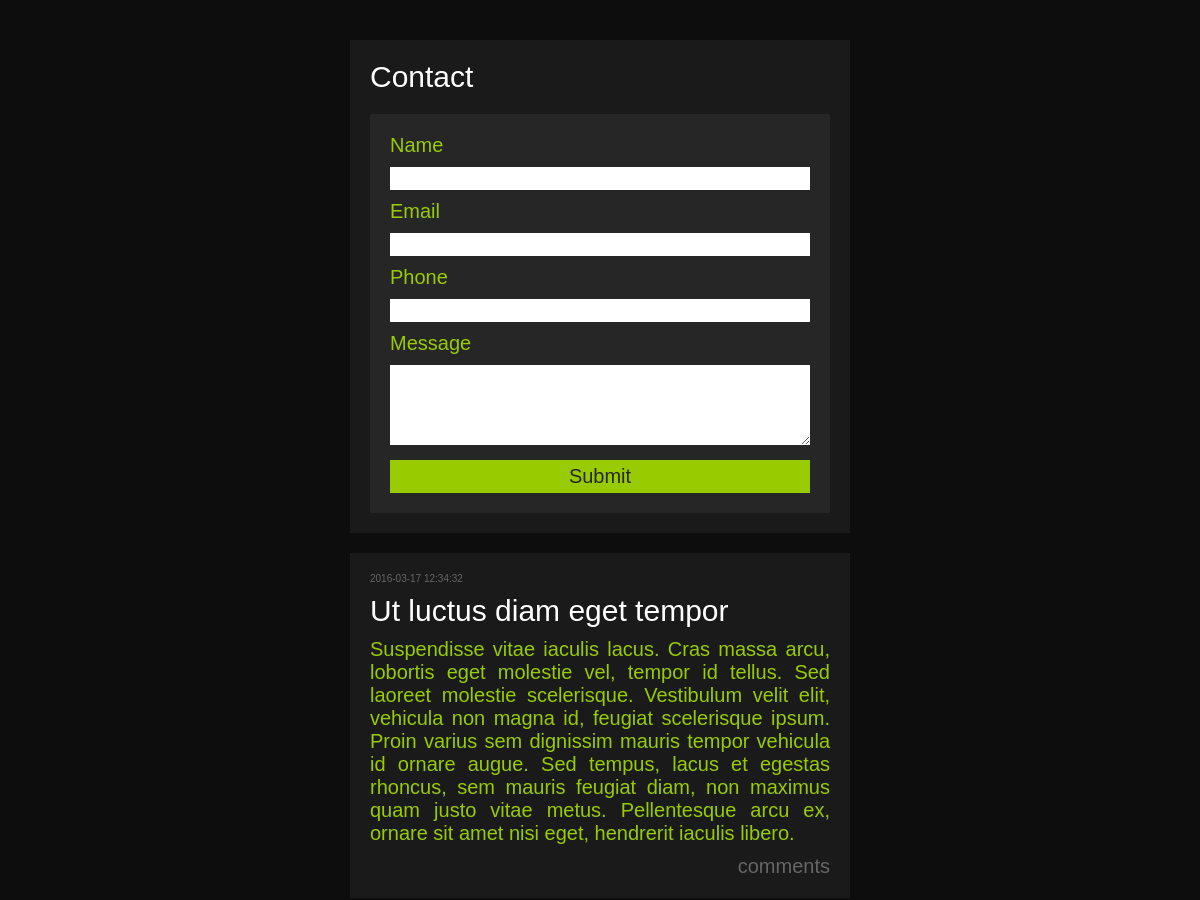
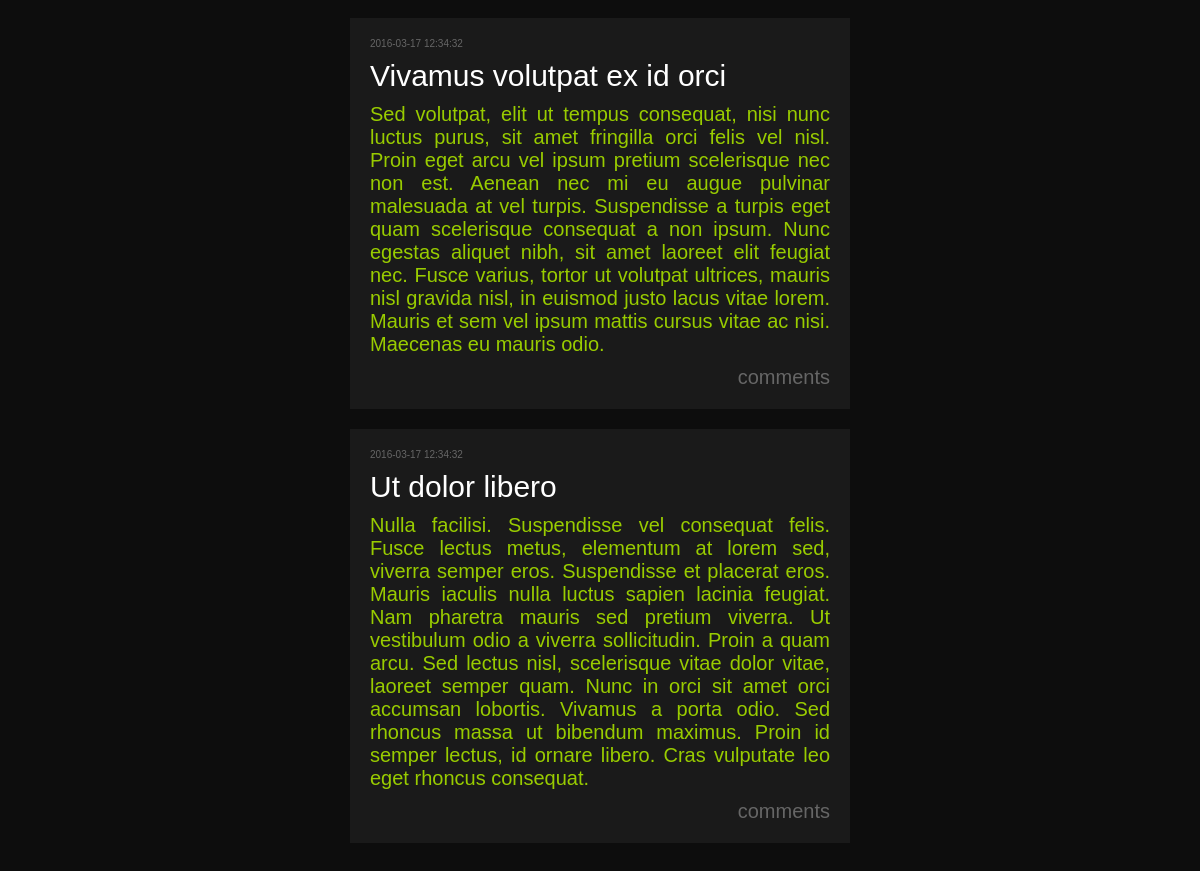
The page / on the database its author committed (2 pictures, top to bottom).
### tables this page shows
CREATE TABLE posts (
	post_id INT NOT NULL AUTO_INCREMENT,
	post_title VARCHAR(30),
	post_content MEDIUMTEXT NOT NULL,
	post_time DATETIME NOT NULL,
	PRIMARY KEY (post_id)
);

### index.php (the view, shortened to what this page needs)
<?php
	require_once('header.php');
?>
	<div class="post">
		<h2 class="post">Contact</h2>
		<div class="submit">
			<form action="contact.php" method="post">
				<label for="name">Name</label>
				<input name="name" type="text" />
				<label for="email">Email</label>
				<input name="email" type="text" />
				<label for="phone">Phone</label>
				<input name="phone" type="text" />
				<label for="message">Message</label>
				<textarea name="message"></textarea>
				<input name="submit" type="submit" value="Submit" />
			</form>
		</div>
	</div>
<?php
	require('connect.php');
	$query =
		"SELECT * FROM posts " .
		"ORDER BY post_id DESC;";
	$result = $db->query($query);
	$num_rows = $result->num_rows;
	for ($i = 0; $i < $num_rows; $i++):
		$row = $result->fetch_array();
		echo '<div class="post">';
			echo '<div class="post-header">' . $row['post_time'] . '</div>';
			echo '<h2 class="post">' . $row['post_title'] . '</h2>';
			echo '<p class="post">' . $row['post_content'] . '</p>';
			echo '<div class="post-footer"><a href="comments.php?post_id=' . $row['post_id'] .
			     '">comments</a></div>';
		echo '</div>';
	endfor;
	require_once('footer.php');
?>

### css/style.css (style rules this page uses)
body { background-color: #0d0d0d; color: #99cc00; font-family: Helvetica, Arial, sans-serif; font-size: 125%; margin-bottom: 2em; margin-left: auto; margin-right: auto; margin-top: 2em; word-wrap: break-word; }
div.post-header { color: #666666; font-size: 50%; margin-bottom: 1em; margin-left: 0em; margin-right: 0em; margin-top: 0em; }
div.post { background-color: #1a1a1a; margin-bottom: 1em; padding: 1em; text-align: justify; word-wrap: break-word; }
h2.post { color: #ffffff; font-weight: normal; margin: 0em; }
p.post { margin-bottom: 0em; margin-left: 0em; margin-right: 0em; margin-top: .5em; }
div.post-footer { margin-bottom: 0em; margin-left: 0em; margin-right: 0em; margin-top: .5em; text-align: right; }
div.submit { background-color: #262626; margin-bottom: 0em; margin-left: auto; margin-right: auto; margin-top: 1em; padding: 1em; }
label { display: block; }
input[type="text"] { border: 0em; font-family: Helvetica, Arial, sans-serif; font-size: 100%; margin-bottom: .5em; margin-left: 0em; margin-right: 0em; margin-top: .5em; padding: 0em; width: 100%; }
textarea { border: 0em; font-family: Helvetica, Arial, sans-serif; font-size: 100%; margin-bottom: .5em; margin-left: 0em; margin-right: 0em; margin-top: .5em; max-width: 100%; max-height: 8em; min-width: 100%; min-height: 4em; padding: 0em; }
input[type="submit"] { background-color: #99cc00; border: 0em; color: #262626; font-family: Helvetica, Arial, sans-serif; font-size: 100%; display: block; margin: 0em; padding-bottom: .25em; padding-left: 0em; padding-right: 0em; padding-top: .25em; text-align: center; width: 100%; }
a { text-decoration: none; }
a:link, a:visited { color: #666666; }

### rows shown on the page
posts: post_time "2016-03-17 12:34:32", post_title "Ut luctus diam eget tempor", post_content "Suspendisse vitae iaculis lacus. Cras massa arcu, lobortis eget molestie vel, tempor id tellus. Sed laoreet molestie scelerisque. Vestibulum velit elit, vehicula non magna id, feugiat scelerisque ipsum. Proin varius sem dignissim mauris tempor vehicula id ornare augue. Sed tempus, lacus et egestas rhoncus, sem mauris feugiat diam, non maximus quam justo vitae metus. Pellentesque arcu ex, ornare sit amet nisi eget, hendrerit iaculis libero."
posts: post_time "2016-03-17 12:34:32", post_title "Vivamus volutpat ex id orci", post_content "Sed volutpat, elit ut tempus consequat, nisi nunc luctus purus, sit amet fringilla orci felis vel nisl. Proin eget arcu vel ipsum pretium scelerisque nec non est. Aenean nec mi eu augue pulvinar malesuada at vel turpis. Suspendisse a turpis eget quam scelerisque consequat a non ipsum. Nunc egestas aliquet nibh, sit amet laoreet elit feugiat nec. Fusce varius, tortor ut volutpat ultrices, mauris nisl gravida nisl, in euismod justo lacus vitae lorem. Mauris et sem vel ipsum mattis cursus vitae ac nisi. Maecenas eu mauris odio."
posts: post_time "2016-03-17 12:34:32", post_title "Ut dolor libero", post_content "Nulla facilisi. Suspendisse vel consequat felis. Fusce lectus metus, elementum at lorem sed, viverra semper eros. Suspendisse et placerat eros. Mauris iaculis nulla luctus sapien lacinia feugiat. Nam pharetra mauris sed pretium viverra. Ut vestibulum odio a viverra sollicitudin. Proin a quam arcu. Sed lectus nisl, scelerisque vitae dolor vitae, laoreet semper quam. Nunc in orci sit amet orci accumsan lobortis. Vivamus a porta odio. Sed rhoncus massa ut bibendum maximus. Proin id semper lectus, id ornare libero. Cras vulputate leo eget rhoncus consequat."
